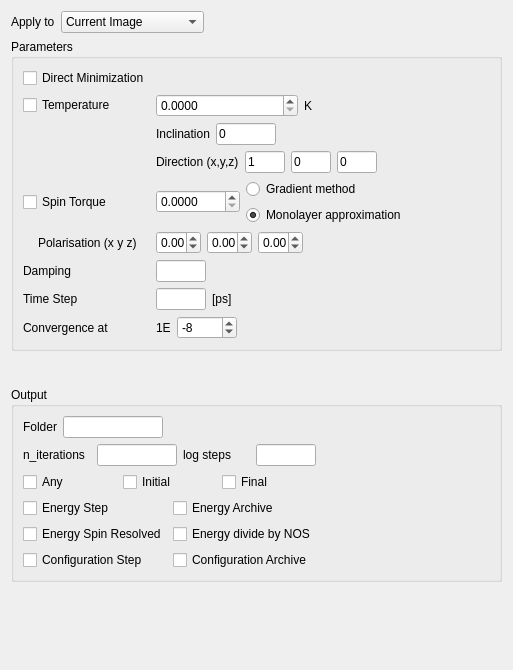
         <widget class="QWidget" name="page_3">
          <property name="geometry">
           <rect>
            <x>0</x>
            <y>0</y>
            <width>513</width>
            <height>670</height>
           </rect>
          </property>
          <property name="sizePolicy">
           <sizepolicy hsizetype="Preferred" vsizetype="Preferred">
            <horstretch>0</horstretch>
            <verstretch>0</verstretch>
           </sizepolicy>
          </property>
          <property name="minimumSize">
           <size>
            <width>0</width>
            <height>0</height>
           </size>
          </property>
          <attribute name="label">
           <string>LLG</string>
          </attribute>
          <layout class="QGridLayout" name="gridLayout_2">
           <item row="7" column="0">
            <spacer name="verticalSpacer">
             <property name="orientation">
              <enum>Qt::Vertical</enum>
             </property>
             <property name="sizeType">
              <enum>QSizePolicy::Fixed</enum>
             </property>
             <property name="sizeHint" stdset="0">
              <size>
               <width>20</width>
               <height>30</height>
              </size>
             </property>
            </spacer>
           </item>
           <item row="4" column="0">
            <widget class="QGroupBox" name="groupBox">
             <property name="minimumSize">
              <size>
               <width>0</width>
               <height>0</height>
              </size>
             </property>
             <property name="title">
              <string>Parameters</string>
             </property>
             <layout class="QGridLayout" name="gridLayout_5">
              <item row="3" column="1">
               <layout class="QGridLayout" name="gridLayout_20">
                <item row="1" column="0">
                 <widget class="QLabel" name="label_9">
                  <property name="maximumSize">
                   <size>
                    <width>60</width>
                    <height>16777215</height>
                   </size>
                  </property>
                  <property name="text">
                   <string>Inclination</string>
                  </property>
                 </widget>
                </item>
                <item row="1" column="1">
                 <widget class="QLineEdit" name="lineEdit_llg_temperature_inclination">
                  <property name="maximumSize">
                   <size>
                    <width>60</width>
                    <height>16777215</height>
                   </size>
                  </property>
                  <property name="text">
                   <string>0</string>
                  </property>
                 </widget>
                </item>
                <item row="1" column="2">
                 <spacer name="horizontalSpacer_10">
                  <property name="orientation">
                   <enum>Qt::Horizontal</enum>
                  </property>
                  <property name="sizeHint" stdset="0">
                   <size>
                    <width>40</width>
                    <height>20</height>
                   </size>
                  </property>
                 </spacer>
                </item>
               </layout>
              </item>
              <item row="4" column="1">
               <layout class="QGridLayout" name="gridLayout_17">
                <item row="1" column="1">
                 <widget class="QLineEdit" name="lineEdit_llg_temperature_dir_x">
                  <property name="maximumSize">
                   <size>
                    <width>40</width>
                    <height>16777215</height>
                   </size>
                  </property>
                  <property name="text">
                   <string>1</string>
                  </property>
                 </widget>
                </item>
                <item row="1" column="3">
                 <widget class="QLineEdit" name="lineEdit_llg_temperature_dir_z">
                  <property name="maximumSize">
                   <size>
                    <width>40</width>
                    <height>16777215</height>
                   </size>
                  </property>
                  <property name="text">
                   <string>0</string>
                  </property>
                 </widget>
                </item>
                <item row="1" column="2">
                 <widget class="QLineEdit" name="lineEdit_llg_temperature_dir_y">
                  <property name="maximumSize">
                   <size>
                    <width>40</width>
                    <height>16777215</height>
                   </size>
                  </property>
                  <property name="text">
                   <string>0</string>
                  </property>
                 </widget>
                </item>
                <item row="1" column="0">
                 <widget class="QLabel" name="label_10">
                  <property name="maximumSize">
                   <size>
                    <width>100</width>
                    <height>16777215</height>
                   </size>
                  </property>
                  <property name="text">
                   <string>Direction (x,y,z)</string>
                  </property>
                 </widget>
                </item>
                <item row="1" column="4">
                 <spacer name="horizontalSpacer_11">
                  <property name="orientation">
                   <enum>Qt::Horizontal</enum>
                  </property>
                  <property name="sizeHint" stdset="0">
                   <size>
                    <width>40</width>
                    <height>20</height>
                   </size>
                  </property>
                 </spacer>
                </item>
               </layout>
              </item>
              <item row="1" column="0">
               <widget class="QCheckBox" name="checkBox_llg_direct">
                <property name="text">
                 <string>Direct Minimization</string>
                </property>
               </widget>
              </item>
              <item row="2" column="1">
               <layout class="QGridLayout" name="gridLayout_89">
                <item row="0" column="2">
                 <widget class="QDoubleSpinBox" name="doubleSpinBox_llg_temperature">
                  <property name="decimals">
                   <number>4</number>
                  </property>
                  <property name="maximum">
                   <double>1000.000000000000000</double>
                  </property>
                 </widget>
                </item>
                <item row="0" column="3">
                 <widget class="QLabel" name="label_72">
                  <property name="text">
                   <string>K</string>
                  </property>
                 </widget>
                </item>
               </layout>
              </item>
              <item row="7" column="0">
               <widget class="QLabel" name="label_3">
                <property name="text">
                 <string>Damping</string>
                </property>
               </widget>
              </item>
              <item row="9" column="1">
               <layout class="QGridLayout" name="gridLayout_92">
                <item row="0" column="0">
                 <widget class="QLineEdit" name="lineEdit_dt">
                  <property name="minimumSize">
                   <size>
                    <width>40</width>
                    <height>0</height>
                   </size>
                  </property>
                  <property name="maximumSize">
                   <size>
                    <width>50</width>
                    <height>16777215</height>
                   </size>
                  </property>
                 </widget>
                </item>
                <item row="0" column="1">
                 <widget class="QLabel" name="label_41">
                  <property name="text">
                   <string>[ps]</string>
                  </property>
                 </widget>
                </item>
                <item row="0" column="2">
                 <spacer name="horizontalSpacer_48">
                  <property name="orientation">
                   <enum>Qt::Horizontal</enum>
                  </property>
                  <property name="sizeHint" stdset="0">
                   <size>
                    <width>40</width>
                    <height>20</height>
                   </size>
                  </property>
                 </spacer>
                </item>
               </layout>
              </item>
              <item row="10" column="0">
               <widget class="QLabel" name="label_4">
                <property name="text">
                 <string>Convergence at</string>
                </property>
               </widget>
              </item>
              <item row="10" column="1">
               <layout class="QGridLayout" name="gridLayout_9">
                <item row="0" column="0">
                 <widget class="QLabel" name="label_5">
                  <property name="maximumSize">
                   <size>
                    <width>15</width>
                    <height>16777215</height>
                   </size>
                  </property>
                  <property name="text">
                   <string>1E</string>
                  </property>
                 </widget>
                </item>
                <item row="0" column="1">
                 <widget class="QSpinBox" name="spinBox_llg_convergence">
                  <property name="minimumSize">
                   <size>
                    <width>60</width>
                    <height>0</height>
                   </size>
                  </property>
                  <property name="minimum">
                   <number>-20</number>
                  </property>
                  <property name="maximum">
                   <number>20</number>
                  </property>
                  <property name="value">
                   <number>-8</number>
                  </property>
                 </widget>
                </item>
                <item row="0" column="2">
                 <spacer name="horizontalSpacer_5">
                  <property name="orientation">
                   <enum>Qt::Horizontal</enum>
                  </property>
                  <property name="sizeHint" stdset="0">
                   <size>
                    <width>40</width>
                    <height>20</height>
                   </size>
                  </property>
                 </spacer>
                </item>
               </layout>
              </item>
              <item row="5" column="0">
               <widget class="QCheckBox" name="checkBox_llg_stt">
                <property name="text">
                 <string>Spin Torque</string>
                </property>
               </widget>
              </item>
              <item row="5" column="1">
               <layout class="QGridLayout" name="gridLayout_65">
                <item row="0" column="1">
                 <widget class="QDoubleSpinBox" name="doubleSpinBox_llg_stt_magnitude">
                  <property name="locale">
                   <locale language="C" country="AnyCountry"/>
                  </property>
                  <property name="decimals">
                   <number>4</number>
                  </property>
                  <property name="maximum">
                   <double>1000.000000000000000</double>
                  </property>
                  <property name="singleStep">
                   <double>0.100000000000000</double>
                  </property>
                 </widget>
                </item>
                <item row="0" column="3">
                 <spacer name="horizontalSpacer_46">
                  <property name="orientation">
                   <enum>Qt::Horizontal</enum>
                  </property>
                  <property name="sizeHint" stdset="0">
                   <size>
                    <width>40</width>
                    <height>20</height>
                   </size>
                  </property>
                 </spacer>
                </item>
                <item row="0" column="2">
                 <layout class="QGridLayout" name="gridLayout_16">
                  <item row="0" column="0">
                   <widget class="QRadioButton" name="radioButton_stt_gradient">
                    <property name="text">
                     <string>Gradient method</string>
                    </property>
                    <property name="checked">
                     <bool>false</bool>
                    </property>
                   </widget>
                  </item>
                  <item row="1" column="0">
                   <widget class="QRadioButton" name="radioButton_stt_monolayer">
                    <property name="text">
                     <string>Monolayer approximation</string>
                    </property>
                    <property name="checked">
                     <bool>true</bool>
                    </property>
                   </widget>
                  </item>
                 </layout>
                </item>
               </layout>
              </item>
              <item row="9" column="0">
               <widget class="QLabel" name="label_31">
                <property name="text">
                 <string>Time Step</string>
                </property>
               </widget>
              </item>
              <item row="6" column="1">
               <layout class="QGridLayout" name="gridLayout_90">
                <item row="0" column="0">
                 <widget class="QDoubleSpinBox" name="doubleSpinBox_llg_stt_polarisation_x">
                  <property name="maximumSize">
                   <size>
                    <width>45</width>
                    <height>16777215</height>
                   </size>
                  </property>
                  <property name="locale">
                   <locale language="C" country="AnyCountry"/>
                  </property>
                  <property name="decimals">
                   <number>3</number>
                  </property>
                  <property name="minimum">
                   <double>-100.000000000000000</double>
                  </property>
                  <property name="maximum">
                   <double>100.000000000000000</double>
                  </property>
                 </widget>
                </item>
                <item row="0" column="1">
                 <widget class="QDoubleSpinBox" name="doubleSpinBox_llg_stt_polarisation_y">
                  <property name="maximumSize">
                   <size>
                    <width>45</width>
                    <height>16777215</height>
                   </size>
                  </property>
                  <property name="locale">
                   <locale language="C" country="AnyCountry"/>
                  </property>
                  <property name="decimals">
                   <number>3</number>
                  </property>
                  <property name="minimum">
                   <double>-100.000000000000000</double>
                  </property>
                  <property name="maximum">
                   <double>100.000000000000000</double>
                  </property>
                 </widget>
                </item>
                <item row="0" column="2">
                 <widget class="QDoubleSpinBox" name="doubleSpinBox_llg_stt_polarisation_z">
                  <property name="maximumSize">
                   <size>
                    <width>45</width>
                    <height>16777215</height>
                   </size>
                  </property>
                  <property name="locale">
                   <locale language="C" country="AnyCountry"/>
                  </property>
                  <property name="decimals">
                   <number>3</number>
                  </property>
                  <property name="minimum">
                   <double>-100.000000000000000</double>
                  </property>
                  <property name="maximum">
                   <double>100.000000000000000</double>
                  </property>
                 </widget>
                </item>
                <item row="0" column="3">
                 <spacer name="horizontalSpacer_57">
                  <property name="orientation">
                   <enum>Qt::Horizontal</enum>
                  </property>
                  <property name="sizeHint" stdset="0">
                   <size>
                    <width>40</width>
                    <height>20</height>
                   </size>
                  </property>
                 </spacer>
                </item>
               </layout>
              </item>
              <item row="7" column="1">
               <widget class="QLineEdit" name="lineEdit_Damping">
                <property name="minimumSize">
                 <size>
                  <width>40</width>
                  <height>0</height>
                 </size>
                </property>
                <property name="maximumSize">
                 <size>
                  <width>50</width>
                  <height>16777215</height>
                 </size>
                </property>
               </widget>
              </item>
              <item row="2" column="2">
               <spacer name="horizontalSpacer_49">
                <property name="orientation">
                 <enum>Qt::Horizontal</enum>
                </property>
                <property name="sizeHint" stdset="0">
                 <size>
                  <width>40</width>
                  <height>20</height>
                 </size>
                </property>
               </spacer>
              </item>
              <item row="6" column="0">
               <layout class="QGridLayout" name="gridLayout_91">
                <item row="0" column="1">
                 <widget class="QLabel" name="label_71">
                  <property name="text">
                   <string>Polarisation (x y z)</string>
                  </property>
                 </widget>
                </item>
                <item row="0" column="0">
                 <spacer name="horizontalSpacer_47">
                  <property name="orientation">
                   <enum>Qt::Horizontal</enum>
                  </property>
                  <property name="sizeType">
                   <enum>QSizePolicy::Minimum</enum>
                  </property>
                  <property name="sizeHint" stdset="0">
                   <size>
                    <width>15</width>
                    <height>20</height>
                   </size>
                  </property>
                 </spacer>
                </item>
               </layout>
              </item>
              <item row="2" column="0">
               <widget class="QCheckBox" name="checkBox_llg_temperature">
                <property name="text">
                 <string>Temperature</string>
                </property>
               </widget>
              </item>
             </layout>
            </widget>
           </item>
           <item row="8" column="0">
            <widget class="QGroupBox" name="groupBox_2">
             <property name="minimumSize">
              <size>
               <width>0</width>
               <height>0</height>
              </size>
             </property>
             <property name="title">
              <string>Output</string>
             </property>
             <layout class="QGridLayout" name="gridLayout_4">
              <item row="2" column="0">
               <layout class="QGridLayout" name="gridLayout_98">
                <item row="0" column="2">
                 <widget class="QCheckBox" name="checkBox_llg_output_final">
                  <property name="text">
                   <string>Final</string>
                  </property>
                 </widget>
                </item>
                <item row="0" column="1">
                 <widget class="QCheckBox" name="checkBox_llg_output_initial">
                  <property name="text">
                   <string>Initial</string>
                  </property>
                 </widget>
                </item>
                <item row="0" column="0">
                 <widget class="QCheckBox" name="checkBox_llg_output_any">
                  <property name="text">
                   <string>Any</string>
                  </property>
                 </widget>
                </item>
               </layout>
              </item>
              <item row="0" column="0">
               <layout class="QGridLayout" name="gridLayout_100">
                <item row="0" column="0">
                 <widget class="QLabel" name="label_73">
                  <property name="text">
                   <string>Folder</string>
                  </property>
                 </widget>
                </item>
                <item row="0" column="1">
                 <widget class="QLineEdit" name="lineEdit_llg_output_folder">
                  <property name="maximumSize">
                   <size>
                    <width>100</width>
                    <height>16777215</height>
                   </size>
                  </property>
                 </widget>
                </item>
                <item row="0" column="2">
                 <spacer name="horizontalSpacer_58">
                  <property name="orientation">
                   <enum>Qt::Horizontal</enum>
                  </property>
                  <property name="sizeHint" stdset="0">
                   <size>
                    <width>40</width>
                    <height>20</height>
                   </size>
                  </property>
                 </spacer>
                </item>
               </layout>
              </item>
              <item row="3" column="0">
               <layout class="QGridLayout" name="gridLayout_99">
                <item row="0" column="0">
                 <widget class="QCheckBox" name="checkBox_llg_output_energy_step">
                  <property name="text">
                   <string>Energy Step</string>
                  </property>
                 </widget>
                </item>
                <item row="2" column="1">
                 <widget class="QCheckBox" name="checkBox_llg_output_energy_divide">
                  <property name="text">
                   <string>Energy divide by NOS</string>
                  </property>
                 </widget>
                </item>
                <item row="0" column="1">
                 <widget class="QCheckBox" name="checkBox_llg_output_energy_archive">
                  <property name="text">
                   <string>Energy Archive</string>
                  </property>
                 </widget>
                </item>
                <item row="2" column="0">
                 <widget class="QCheckBox" name="checkBox_llg_output_energy_spin_resolved">
                  <property name="text">
                   <string>Energy Spin Resolved</string>
                  </property>
                 </widget>
                </item>
                <item row="3" column="0">
                 <widget class="QCheckBox" name="checkBox_llg_output_configuration_step">
                  <property name="text">
                   <string>Configuration Step</string>
                  </property>
                 </widget>
                </item>
                <item row="3" column="1">
                 <widget class="QCheckBox" name="checkBox_llg_output_configuration_archive">
                  <property name="text">
                   <string>Configuration Archive</string>
                  </property>
                 </widget>
                </item>
               </layout>
              </item>
              <item row="0" column="1">
               <spacer name="horizontalSpacer">
                <property name="orientation">
                 <enum>Qt::Horizontal</enum>
                </property>
                <property name="sizeHint" stdset="0">
                 <size>
                  <width>40</width>
                  <height>20</height>
                 </size>
                </property>
               </spacer>
              </item>
              <item row="1" column="0">
               <layout class="QGridLayout" name="gridLayout_8">
                <item row="0" column="1">
                 <widget class="QLineEdit" name="lineEdit_llg_n_iterations">
                  <property name="minimumSize">
                   <size>
                    <width>20</width>
                    <height>0</height>
                   </size>
                  </property>
                  <property name="maximumSize">
                   <size>
                    <width>80</width>
                    <height>16777215</height>
                   </size>
                  </property>
                 </widget>
                </item>
                <item row="0" column="0">
                 <widget class="QLabel" name="label_42">
                  <property name="text">
                   <string>n_iterations</string>
                  </property>
                 </widget>
                </item>
                <item row="0" column="2">
                 <widget class="QLabel" name="label_43">
                  <property name="text">
                   <string>log steps</string>
                  </property>
                 </widget>
                </item>
                <item row="0" column="3">
                 <widget class="QLineEdit" name="lineEdit_llg_log_steps">
                  <property name="maximumSize">
                   <size>
                    <width>60</width>
                    <height>16777215</height>
                   </size>
                  </property>
                 </widget>
                </item>
               </layout>
              </item>
             </layout>
            </widget>
           </item>
           <item row="9" column="0">
            <spacer name="verticalSpacer_3">
             <property name="orientation">
              <enum>Qt::Vertical</enum>
             </property>
             <property name="sizeHint" stdset="0">
              <size>
               <width>20</width>
               <height>40</height>
              </size>
             </property>
            </spacer>
           </item>
           <item row="0" column="0">
            <layout class="QGridLayout" name="gridLayout_39">
             <item row="0" column="1">
              <widget class="QLabel" name="label_33">
               <property name="maximumSize">
                <size>
                 <width>60</width>
                 <height>16777215</height>
                </size>
               </property>
               <property name="text">
                <string>Apply to</string>
               </property>
              </widget>
             </item>
             <item row="0" column="2">
              <widget class="QComboBox" name="comboBox_LLG_ApplyTo">
               <property name="minimumSize">
                <size>
                 <width>120</width>
                 <height>0</height>
                </size>
               </property>
               <item>
                <property name="text">
                 <string>Current Image</string>
                </property>
               </item>
               <item>
                <property name="text">
                 <string>Current Image Chain</string>
                </property>
               </item>
               <item>
                <property name="text">
                 <string>All Images</string>
                </property>
               </item>
              </widget>
             </item>
             <item row="0" column="3">
              <spacer name="horizontalSpacer_28">
               <property name="orientation">
                <enum>Qt::Horizontal</enum>
               </property>
               <property name="sizeHint" stdset="0">
                <size>
                 <width>40</width>
                 <height>20</height>
                </size>
               </property>
              </spacer>
             </item>
            </layout>
           </item>
          </layout>
         </widget>
